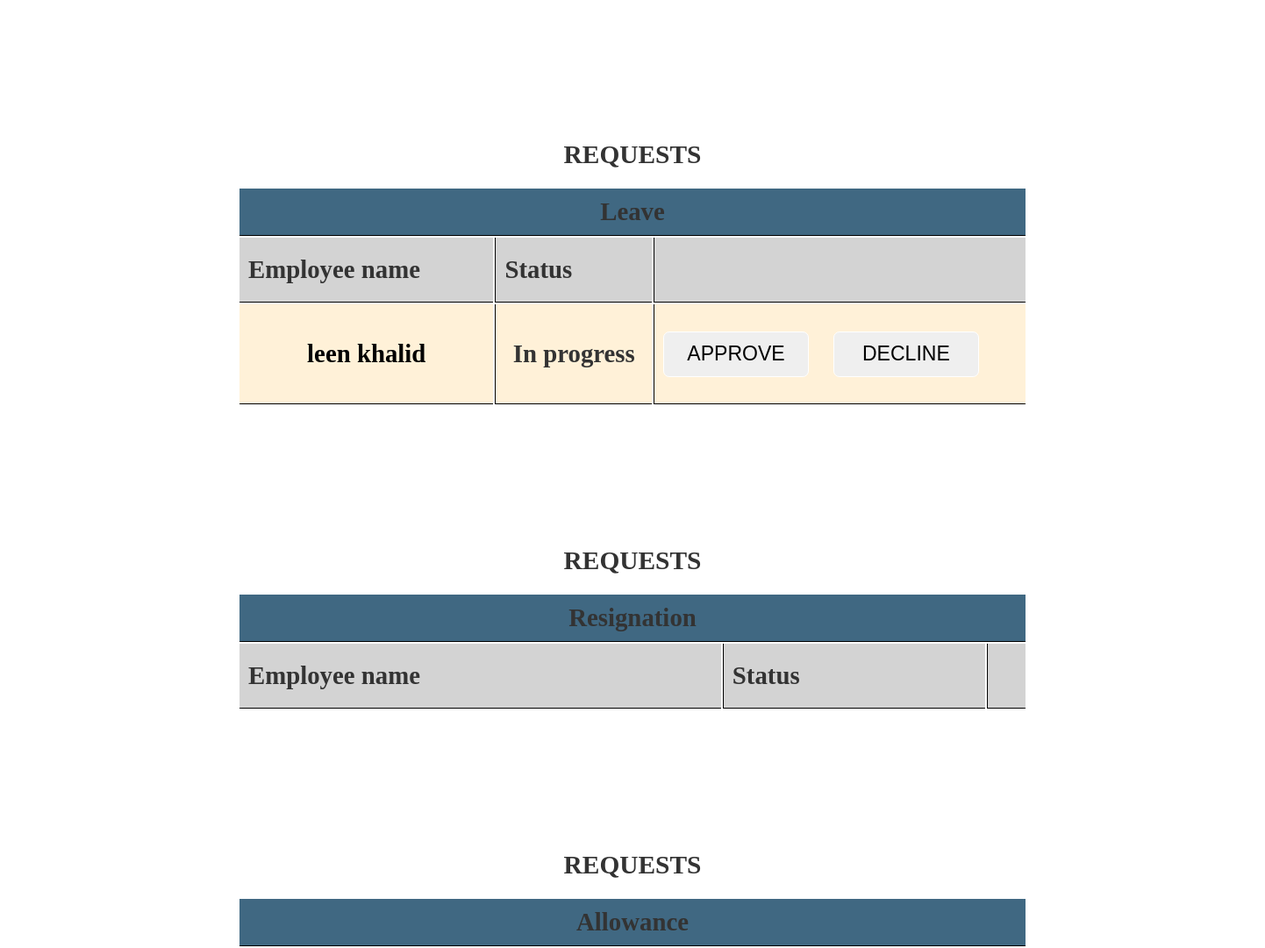
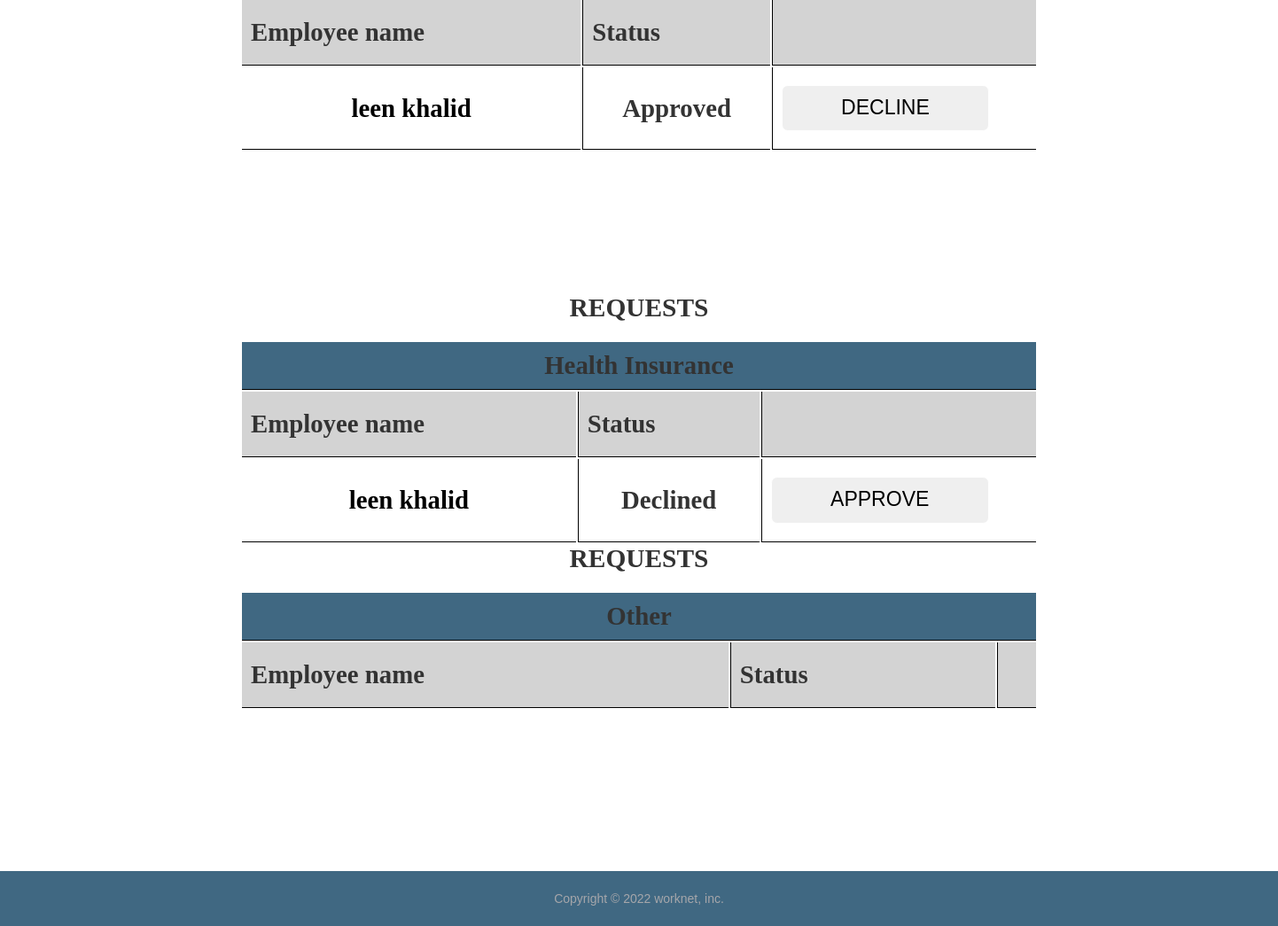
The app's page /manHomePage.php (signed in, lower part), older data (2 pictures, top to bottom).
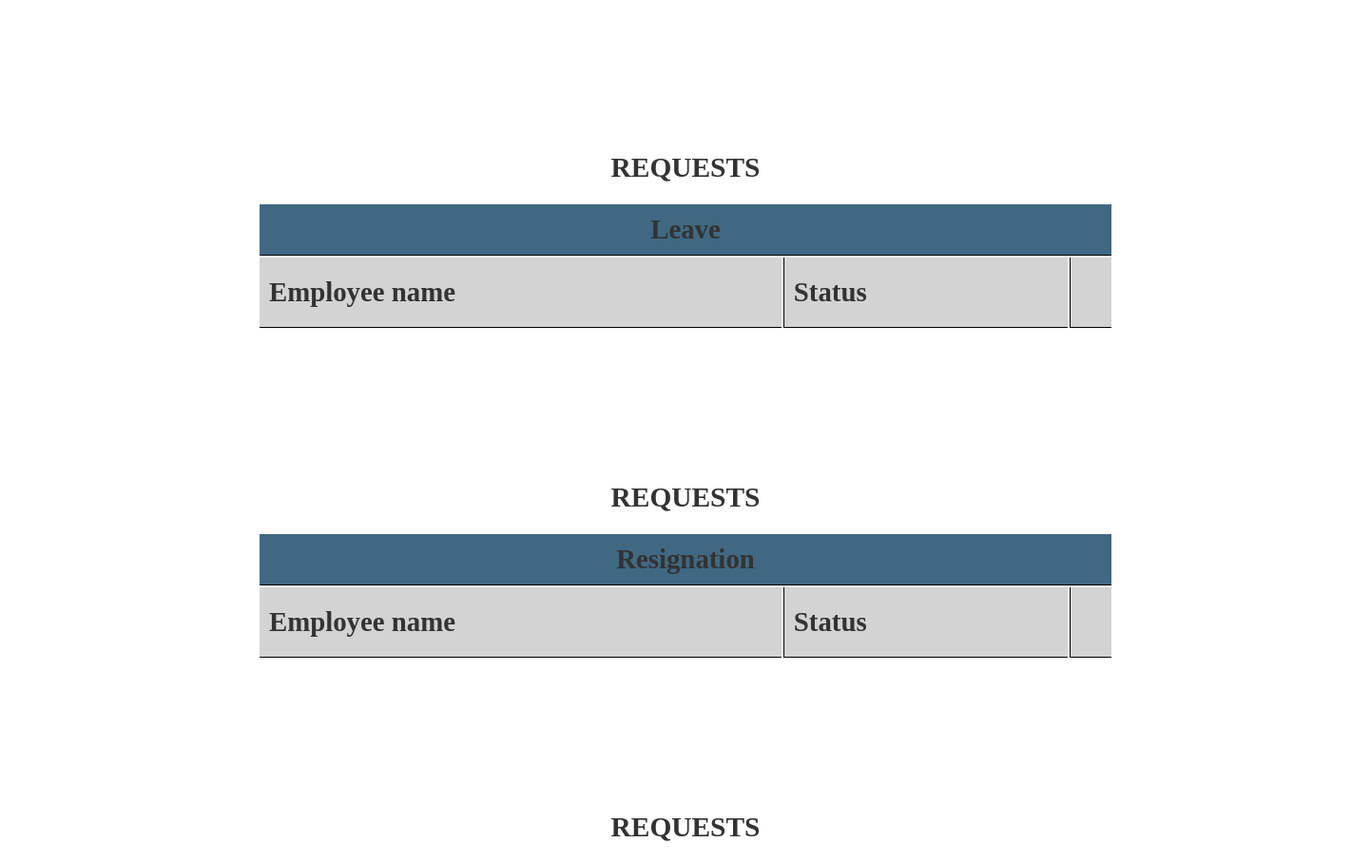
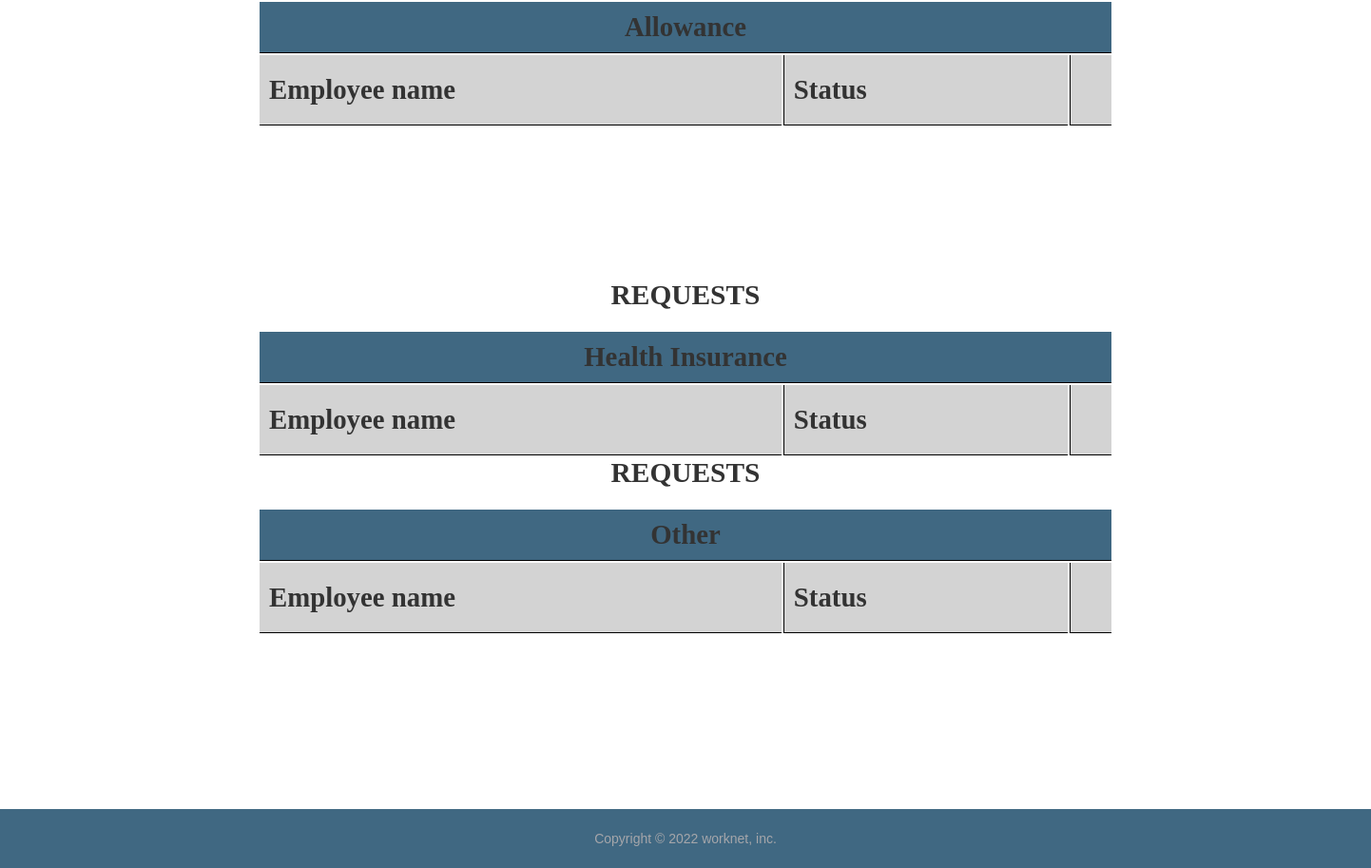
The same page, newer data (2 pictures, top to bottom).
### tables this page shows
CREATE TABLE `Service` (
  `id` varchar(10) NOT NULL,
  `type` varchar(20) NOT NULL
);

CREATE TABLE `Request` (
  `id` int(10) NOT NULL,
  `emp_id` int(11) NOT NULL,
  `service_id` varchar(10) NOT NULL,
  `description` varchar(600) NOT NULL,
  `attachment1` varchar(600) NOT NULL,
  `attachment2` varchar(600) NOT NULL,
  `status` varchar(15) NOT NULL
);

CREATE TABLE `Employee` (
  `id` int(11) NOT NULL,
  `emp_number` int(10) NOT NULL,
  `first_name` varchar(15) NOT NULL,
  `last_name` varchar(15) NOT NULL,
  `job_title` varchar(40) NOT NULL,
  `password` varchar(300) NOT NULL
);

### manHomePage.php (the view, shortened to what this page needs)
<?php
include 'config.php';
?>
<!DOCTYPE>
<html>
    <head>
        <link rel='stylesheet' href='css/manhp.css' type='text/css' media='all' />
        <link href="css/nav2.css" rel="stylesheet" type="text/css" media="all">
        <link href="css/nav.css" rel="stylesheet">
    </head>
    <body>
        <div id="page">
            <div class="tables container">
                <?php
                $id = $_SESSION["id"];
                $sql = "SELECT * FROM Manager WHERE id='$id'";
                $result = $db->query($sql);
                if ($result->num_rows > 0) {
                    $row = mysqli_fetch_row($result);
                    echo "<h1 id='section-header' > Welcome " . $row[1] . " " . $row[2] . "</h1><br>";
                }
                ?>
                <?php
                $sqlService = "SELECT * FROM service";
                $result_ser = $db->query($sqlService);
                if ($result_ser->num_rows > 0)
                    while ($rows = mysqli_fetch_array($result_ser)) {
                        ?>
                        <div class="tables container">
                            <table>
                                <caption > <h1> <span class="  cart-header">Requests</span></h1></caption>
                                <div class="cart-row">
                                    <tr class=" thead">
                                        <th colspan="4">
                                            <span class=" cart-header " ><?php echo $rows[1] ?></span>
                                        </th>
                                    </tr>
                                </div>
                                <div class="cart-row">
                                    <tr class=" thead2">
                                        <th colspan="2">
                                            <span class=" cart-header cart-column">Employee name</span>
                                        </th>
                                        <td >
                                            <span class=" cart-header cart-column">Status</span>
                                        </td>
                                        <td>
                                        </td>
                                    </tr>
                                </div>
                                <?php
                                $sql1 = "SELECT id,emp_id,status FROM request WHERE service_id=$rows[0] AND status='In progress'";
                                $result1 = $db->query($sql1);
                                if ($result->num_rows > 0)
                                    while ($Mrow = mysqli_fetch_array($result1)) {
                                        $emp_sql = "SELECT first_name,last_name FROM employee WHERE id='$Mrow[1]'";
                                        $names = $db->query($emp_sql);
                                        if ($names->num_rows > 0) {
                                            $name = mysqli_fetch_array($names);
                                            $emp_name = $name[0] . " " . $name[1];
                                        }
                                        echo"<div class='cart-row'>
                            <tr style= 'background-color:#fff1d8;' >
                                <th colspan='2'><div class='tooltip'>
                                    <span class='cart-item cart-header'>"
                                        ?> <?php echo '<a href="reqInfo.php?reqID=' . $Mrow[0] . '" data-value="' . $Mrow[0] . '" class="names">' . $emp_name . '</a>' ?> <?php echo "</span>
                               </div> </th>
                                <td>
                                    <span class='cart-item cart-header'>$Mrow[2]</span>
                                </td>
                                <td>
                                    <span  class='cart-header cart-column'> <button class='btn btn-green'>" ?> <?php echo '<a onclick="action(\'approve\',' . $Mrow[0] . ')" href="#' . $Mrow[0] . '">Approve</a>' ?>
                                        <?php echo "</button><pre>  </pre> <button class='btn btn-yellow'>" ?> <?php echo '<a onclick="action(\'Decline\',' . $Mrow[0] . ')" href="#' . $Mrow[0] . '">Decline</a>' ?> <?php echo "</button></span> " ?>
                                        <?php
                                        echo"
                                </td>
                            </tr>
                        </div>";
                                    }
                                $sql1 = "SELECT id,emp_id,status FROM request WHERE service_id=$rows[0] AND status='Approved'";
                                $result1 = $db->query($sql1);
                                if ($result->num_rows > 0)
                                    while ($Mrow = mysqli_fetch_array($result1)) {
                                        $emp_sql = "SELECT first_name,last_name FROM employee WHERE id='$Mrow[1]'";
                                        $names = $db->query($emp_sql);
                                        if ($names->num_rows > 0) {
                                            $name = mysqli_fetch_array($names);
                                            $emp_name = $name[0] . " " . $name[1];
                                        }
                                        echo"<div class='cart-row'>
                            <tr >
                                <th colspan='2'> <div class='tooltip'>
                                    <span class='cart-item cart-header'>"
                                        ?> <?php echo '<a href="reqInfo.php?reqID=' . $Mrow[0] . '" data-value="' . $Mrow[0] . '" class="names">' . $emp_name . '</a>' ?> <?php echo "</span>
                              </div>  </th>
                                <td>
                                    <span class='cart-item cart-header'>$Mrow[2]</span>
                                </td>
                                <td>
                                    <span  class='cart-header cart-column'><button class='btn btn-yellow'>" ?> <?php echo '<a onclick="action(\'Decline\',' . $Mrow[0] . ')" href="#' . $Mrow[0] . '">Decline</a>' ?> <?php
                                        echo "</button></span>
                                </td>
                            </tr>
                        </div>";
                                    }
                                $sql1 = "SELECT id,emp_id,status FROM request WHERE service_id=$rows[0] AND status='Declined'";
                                $result1 = $db->query($sql1);
                                if ($result->num_rows > 0)
                                    while ($Mrow = mysqli_fetch_array($result1)) {
                                        $emp_sql = "SELECT first_name,last_name FROM employee WHERE id='$Mrow[1]'";
                                        $names = $db->query($emp_sql);
                                        if ($names->num_rows > 0) {
                                            $name = mysqli_fetch_array($names);
                                            $emp_name = $name[0] . " " . $name[1];
                                        }
                                        echo"<div class='cart-row'>
                            <tr >
                                <th colspan='2'> <div class='tooltip'>
                                    <span class='cart-item cart-header'>"
                                        ?> <?php echo '<a href="reqInfo.php?reqID=' . $Mrow[0] . '" data-value="' . $Mrow[0] . '" class="names">' . $emp_name . '</a>' ?> <?php echo "</span>
                              </div>  </th>
                                <td>
                                    <span class='cart-item cart-header'>$Mrow[2]</span>
                                </td>
                                <td>
                                   <span  class='cart-header cart-column'> <button class='btn btn-green'>" ?> <?php echo '<a onclick="action(\'approve\',' . $Mrow[0] . ')" href="#' . $Mrow[0] . '">Approve</a>' ?> <?php
                                        echo "</button></span>
                                </td>
                            </tr>
                        </div>";
                                    }
                            }
                        ?>
                    </table>
                </div>
            </div>
            <br>
        </div>
        <div id="m" class="wrapper row5">
            <div id="copyright" class="hoc clear">
                <footer>
                    <p>Copyright &copy; 2022 worknet, inc.</p>
                </footer>
            </div>
        </div>
    </body>
</html>

### css/manhp.css (style rules this page uses)
td { border-left: 1px solid black; }
th ,td { padding: 10px; text-align: center; border-bottom: 1px solid black; font-size:1.2em; }
.container { margin:0 20px; }
.tables h1 { text-align: center; }
h1, h2, h3, h4, h5, h6 { color: #222222; }
.container { max-width: 900px; margin: 0 auto; padding: 0 1.5em; box-sizing: border-box; font-family: Raleway; color: #777; }
.cart-header { font-weight: bold; font-size: 1.50em; color: #333; }
.cart-column { display: flex; align-items: center; margin-right: 1.5em; padding-bottom: 10px; margin-top: 10px; }
.cart-row { display: flex; }
.thead { background-color:#406882; }
.thead2 { background-color:lightgrey; }
table { width:100%; }
button { line-height:1.4; }
.cart-item { width: 45%; }
.btn { color: white; border: none; border-radius: .3em; width: 600%; height: 80%; font-size: 80%; }

### css/nav2.css (style rules this page uses)
#copyright { padding:20px 0; text-align: center; }
#copyright * { margin:0; padding:0; }
.container { padding:80px 0; }
@media screen and (min-width:1140px) { .hoc { max-width:1140px; } }

### css/nav.css (style rules this page uses)
body { background-color:white; }
.row5, .row5 a { color:#A5A6AA; background-color:#B1D0E0; }
#m ,#m a { color:#A5A6AA; background-color:#406882; }
a { color:black; text-decoration:underlines; }

### css/framework.css (style rules this page uses)
html { overflow-y:scroll; overflow-x:hidden; }
html, body { margin:0; padding:0; font-size:14px; line-height:1.6em; }
*, *::before, *::after { box-sizing:border-box; }
.clear, .group { display:block; }
.clear::before, .clear::after, .group::before, .group::after { display:table; content:""; }
.clear, .clear::after, .group, .group::after { clear:both; }
body, input, textarea, select { font-family:Verdana, Geneva, sans-serif; }
h1, h2, h3, h4, h5, h6, .heading { font-family:Georgia, "Times New Roman", Times, serif; }
h1, h2, h3, h4, h5, h6, .heading { margin:0 0 20px 0; font-size:1.4rem; line-height:normal; font-weight:normal; text-transform:uppercase; }
.wrapper { display:block; position:relative; width:100%; margin:0; padding:0; text-align:left; word-wrap:break-word; }
.hoc { display:block; margin:0 auto; }
.btn { display:inline-block; padding:8px 18px 10px; text-transform:uppercase; border:1px solid; }
a { outline:none; text-decoration:none; }

### manHomePage.php (style rules this page uses)
.tooltip { position: relative; display: inline-block; }

Row changes from the older to the newer data that the page shows:
removed request: $Mrow[0] 14 (drawn), emp.last_name "leen khalid", status "In progress", shown under service "Leave"
removed request: $Mrow[0] 15 (drawn), emp.last_name "leen khalid", status "Approved", shown under service "Allowance"
removed request: $Mrow[0] 16 (drawn), emp.last_name "leen khalid", status "Declined", shown under service "Health Insurance"
